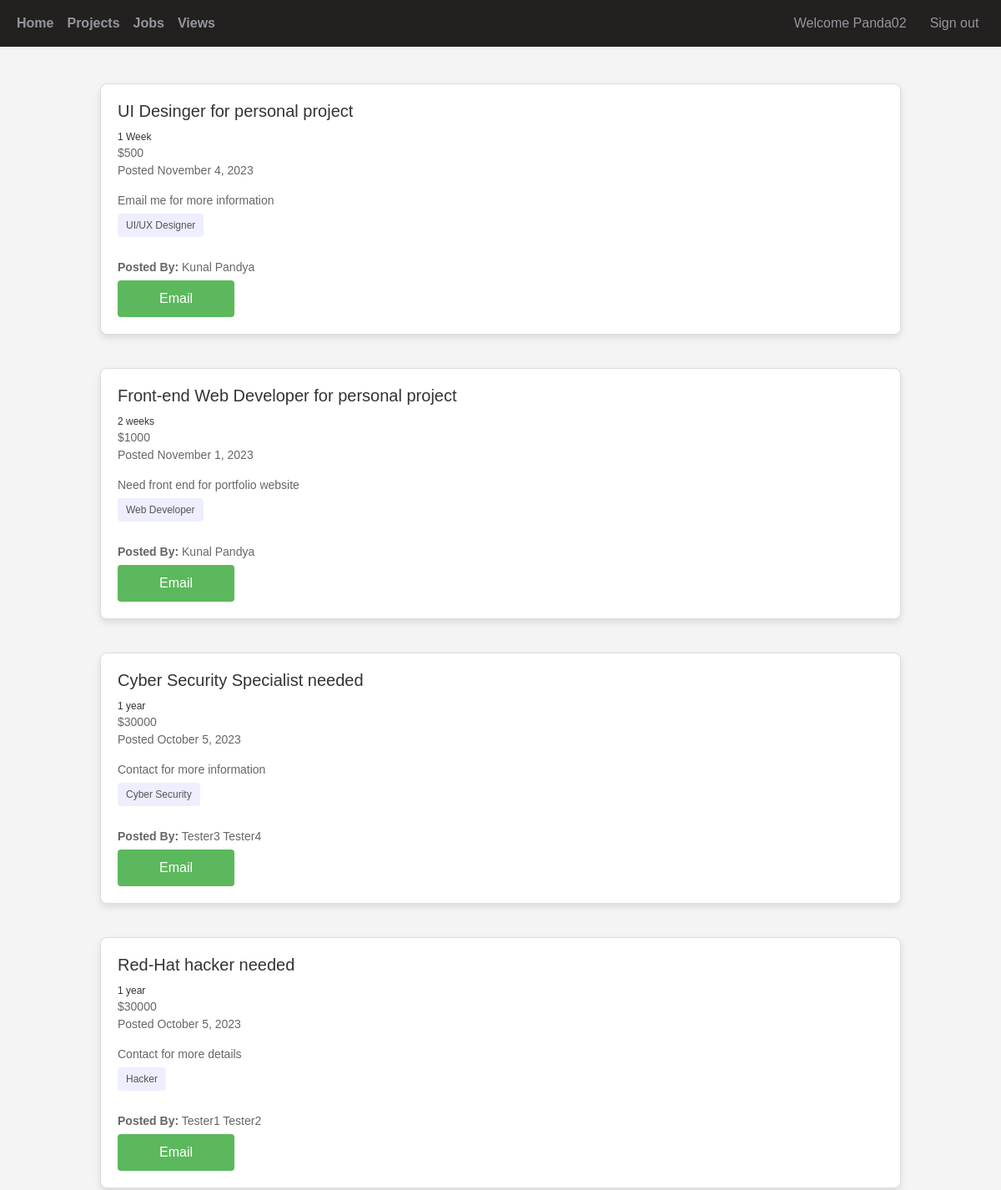
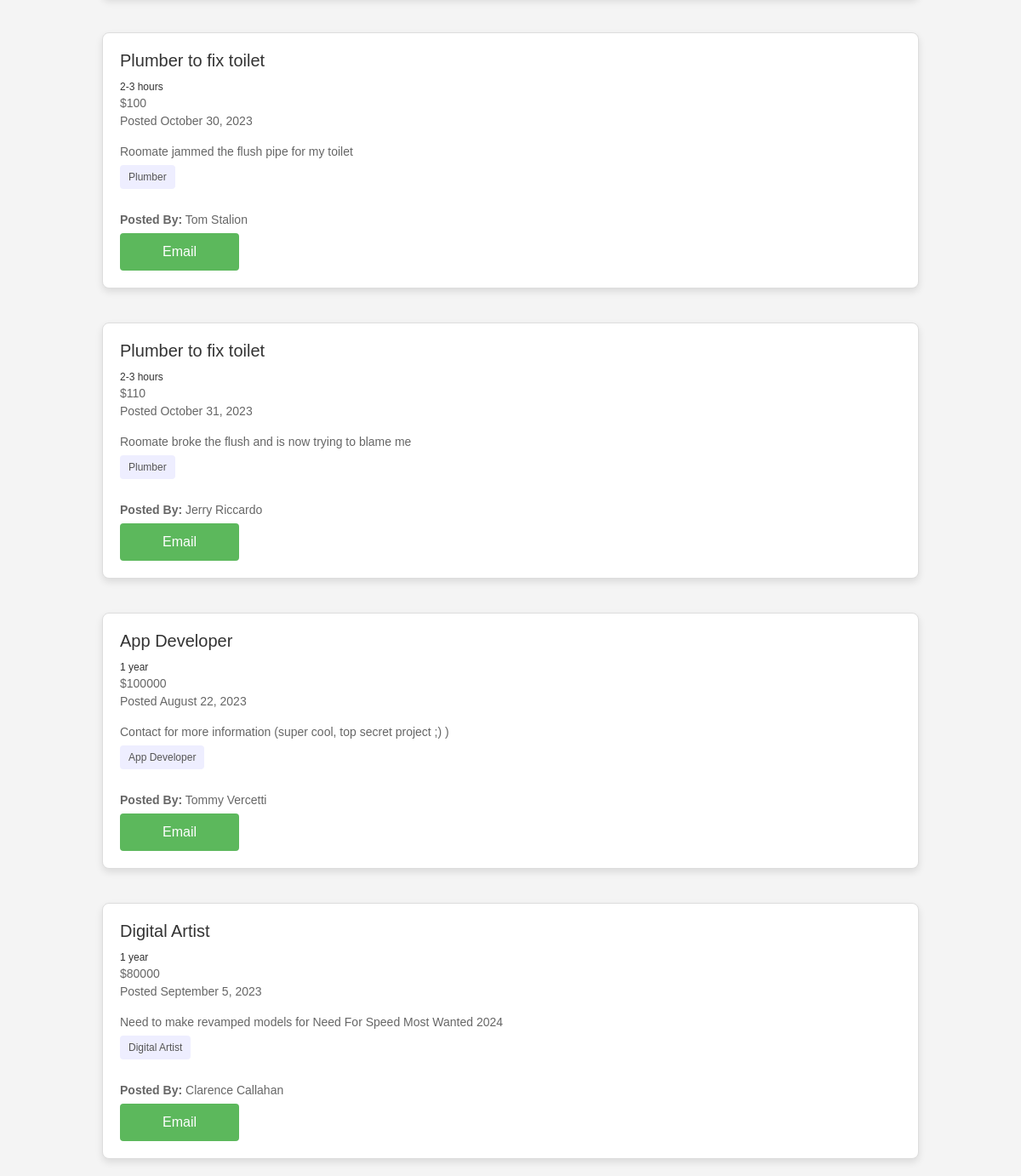
The page /jobpage.php (signed in) on the database its author committed (2 pictures, top to bottom).
### tables this page shows
CREATE TABLE `jobs` (
  `JobID` int NOT NULL,
  `UserID` int NOT NULL,
  `JobTitle` varchar(256) NOT NULL,
  `JobDescription` varchar(2048) DEFAULT NULL,
  `JobPrice` double NOT NULL,
  `JobDuration` varchar(64) NOT NULL,
  `DatePosted` date NOT NULL,
  PRIMARY KEY (`JobID`),
  UNIQUE KEY `JobID_UNIQUE` (`JobID`),
  KEY `JobUserID_idx` (`UserID`),
  CONSTRAINT `JobUserID` FOREIGN KEY (`UserID`) REFERENCES `users` (`UserID`)
);

CREATE TABLE `users` (
  `UserID` int NOT NULL AUTO_INCREMENT,
  `Username` varchar(128) NOT NULL,
  `Email` varchar(256) NOT NULL,
  `Password` varchar(128) NOT NULL,
  `FirstName` varchar(64) NOT NULL,
  `LastName` varchar(64) NOT NULL,
  `Address` varchar(256) NOT NULL,
  `DOB` date NOT NULL,
  `UserRoleID` int NOT NULL,
  PRIMARY KEY (`UserID`),
  UNIQUE KEY `UserID_UNIQUE` (`UserID`),
  UNIQUE KEY `Username_UNIQUE` (`Username`),
  UNIQUE KEY `email_UNIQUE` (`Email`),
  KEY `UserRoleID_idx` (`UserRoleID`),
  CONSTRAINT `UserRoleID` FOREIGN KEY (`UserRoleID`) REFERENCES `userroles` (`RoleID`) ON DELETE CASCADE ON UPDATE CASCADE
);

### jobpage.php (the view, shortened to what this page needs)
<?php
include 'header.php';
require_once './db/dbh.inc.php';
$sql = "SELECT
    j.JobID,
    j.UserID,
    j.JobTitle,
    j.JobDescription,
    j.JobPrice,
    j.JobDuration,
    j.DatePosted,
    GROUP_CONCAT(DISTINCT sm.SkillName SEPARATOR ', ') AS SkillNames,
    u.FirstName,
    u.LastName,
    u.Email,
    GROUP_CONCAT(DISTINCT t.TagName SEPARATOR ', ') AS TagNames
FROM
    final.jobs j
LEFT JOIN
    final.skillmap sm ON j.JobID = sm.jobID
LEFT JOIN
    final.tagmap tm ON j.JobID = tm.JobID
LEFT JOIN
    final.tags t ON tm.TagID = t.TagID
LEFT JOIN
    final.users u ON j.UserID = u.UserID";
$sql .= " GROUP BY
    j.JobID,
    j.UserID,
    j.JobTitle,
    j.JobDescription,
    j.JobPrice,
    j.JobDuration,
    j.DatePosted";
$stmt = mysqli_stmt_init($conn);
if (!mysqli_stmt_prepare($stmt, $sql)) {
    header("location: ../jobpage.php?error=stmtFailed");
    exit();
}
mysqli_stmt_execute($stmt);
$result = mysqli_stmt_get_result($stmt);
?>
<!DOCTYPE html>
<html lang="en">
<head>
    <link rel="stylesheet" type="text/css" href="./css/jobstyle.css">
</head>
<body>
<div class="d-flex flex-column min-vh-100" style="align-items:center; margin-top:100px;">
<div class='job-container' style='width: 80%;'>
<?php
if ($result->num_rows > 0) {
    while($row = $result->fetch_assoc()) {
        echo "<div class='job-card'>
            <h3>".$row["JobTitle"]."</h3>
            <div class='job-meta'>
                <span>".$row["JobDuration"]."</span>
                <p>$</p<span>".$row["JobPrice"]."</span></br>
                <span>Posted ".date("F j, Y", strtotime($row["DatePosted"]))."</span>
            </div>
            <p>".$row["JobDescription"]."</p>
            <ul class='job-tags'>
                <li>".$row["SkillNames"]."</li>
            </ul>
            <p><strong>Posted By:</strong> ".$row["FirstName"]." ".$row["LastName"]."</p>
            <a href='mailto:".$row["Email"]."?subject=Regarding Project: ".$row["JobTitle"]."'><button>Email</button></a>
        </div>";
    }
    echo "</div>";
} else {
    echo "<p>0 results found</p>";
}
?>
</div>
</body>
</html>

### css/jobstyle.css (style rules this page uses)
body { font-family: "Arial", sans-serif; background-color: #f4f4f4; margin: 0; align-items: center; }
.job-container { width: 50%; display: flex; flex-wrap: wrap; gap: 20px; justify-content: left; }
.job-card { border: 1px solid #ddd; border-radius: 8px; box-shadow: 0 4px 8px rgba(0, 0, 0, 0.1); padding: 20px; background-color: #fff; width: 100%; margin-bottom: 20px; max-height: 350px; min-width: 50%; }
.job-card h3 { color: #333; font-size: 20px; margin-bottom: 10px; }
.job-card p { color: #666; font-size: 14px; line-height: 1.5; margin-bottom: 5px; }
.job-card .job-meta { color: #333; font-size: 12px; margin-bottom: 15px; }
.job-card .job-meta span { display: inline-block; margin-right: 10px; }
.job-card .job-tags { padding: 0; list-style: none; }
.job-card .job-tags li { display: inline-block; background-color: #eef; border-radius: 4px; padding: 5px 10px; margin-right: 5px; font-size: 12px; color: #555; margin-bottom: 10px; }
.job-card button { background-color: #5cb85c; color: white; border: none; border-radius: 4px; padding: 10px 50px; cursor: pointer; font-size:1em; }

### rows shown on the page
jobs: JobTitle "UI Desinger for personal project", JobDuration "1 Week", JobPrice "500", DatePosted "November 4, 2023", JobDescription "Email me for more information", SkillNames "UI/UX Designer", UserID.FirstName "Kunal", UserID.LastName "Pandya"
jobs: JobTitle "Front-end Web Developer for personal project", JobDuration "2 weeks", JobPrice "1000", DatePosted "November 1, 2023", JobDescription "Need front end for portfolio website", SkillNames "Web Developer", UserID.FirstName "Kunal", UserID.LastName "Pandya"
jobs: JobTitle "Cyber Security Specialist needed", JobDuration "1 year", JobPrice "30000", DatePosted "October 5, 2023", JobDescription "Contact for more information", SkillNames "Cyber Security", UserID.FirstName "Tester3", UserID.LastName "Tester4"
jobs: JobTitle "Red-Hat hacker needed", JobDuration "1 year", JobPrice "30000", DatePosted "October 5, 2023", JobDescription "Contact for more details", SkillNames "Hacker", UserID.FirstName "Tester1", UserID.LastName "Tester2"
jobs: JobTitle "Plumber to fix toilet", JobDuration "2-3 hours", JobPrice "100", DatePosted "October 30, 2023", JobDescription "Roomate jammed the flush pipe for my toilet", SkillNames "Plumber", UserID.FirstName "Tom", UserID.LastName "Stalion"
jobs: JobTitle "Plumber to fix toilet", JobDuration "2-3 hours", JobPrice "110", DatePosted "October 31, 2023", JobDescription "Roomate broke the flush and is now trying to blame me", SkillNames "Plumber", UserID.FirstName "Jerry", UserID.LastName "Riccardo"
jobs: JobTitle "App Developer", JobDuration "1 year", JobPrice "100000", DatePosted "August 22, 2023", JobDescription "Contact for more information (super cool, top secret project ;) )", SkillNames "App Developer", UserID.FirstName "Tommy", UserID.LastName "Vercetti"
jobs: JobTitle "Digital Artist", JobDuration "1 year", JobPrice "80000", DatePosted "September 5, 2023", JobDescription "Need to make revamped models for Need For Speed Most Wanted 2024", SkillNames "Digital Artist", UserID.FirstName "Clarence", UserID.LastName "Callahan"

### other values the page prints
$_SESSION["username"] "Panda02"
